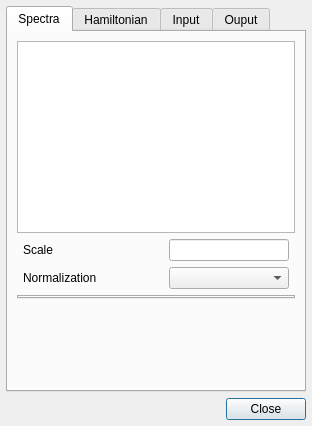
<?xml version="1.0" encoding="UTF-8"?>
<ui version="4.0">
 <class>detailsDialog</class>
 <widget class="QDialog" name="detailsDialog">
  <property name="geometry">
   <rect>
    <x>0</x>
    <y>0</y>
    <width>312</width>
    <height>426</height>
   </rect>
  </property>
  <property name="focusPolicy">
   <enum>Qt::ClickFocus</enum>
  </property>
  <property name="windowTitle">
   <string>Details</string>
  </property>
  <layout class="QVBoxLayout" name="verticalLayout">
   <property name="leftMargin">
    <number>6</number>
   </property>
   <property name="topMargin">
    <number>6</number>
   </property>
   <property name="rightMargin">
    <number>6</number>
   </property>
   <property name="bottomMargin">
    <number>6</number>
   </property>
   <item>
    <widget class="QTabWidget" name="tabWidget">
     <property name="tabPosition">
      <enum>QTabWidget::North</enum>
     </property>
     <property name="currentIndex">
      <number>0</number>
     </property>
     <widget class="QWidget" name="spectraTabWidget">
      <property name="focusPolicy">
       <enum>Qt::ClickFocus</enum>
      </property>
      <attribute name="title">
       <string>Spectra</string>
      </attribute>
      <layout class="QVBoxLayout" name="verticalLayout_5">
       <property name="leftMargin">
        <number>9</number>
       </property>
       <property name="topMargin">
        <number>9</number>
       </property>
       <property name="rightMargin">
        <number>9</number>
       </property>
       <property name="bottomMargin">
        <number>9</number>
       </property>
       <item>
        <widget class="QListView" name="spectraView">
         <property name="sizePolicy">
          <sizepolicy hsizetype="MinimumExpanding" vsizetype="Expanding">
           <horstretch>0</horstretch>
           <verstretch>0</verstretch>
          </sizepolicy>
         </property>
        </widget>
       </item>
       <item>
        <layout class="QGridLayout" name="spectraGridLayout">
         <property name="leftMargin">
          <number>6</number>
         </property>
         <property name="rightMargin">
          <number>6</number>
         </property>
         <item row="0" column="1">
          <widget class="DoubleLineEdit" name="scaleLineEdit">
           <property name="sizePolicy">
            <sizepolicy hsizetype="Preferred" vsizetype="Fixed">
             <horstretch>0</horstretch>
             <verstretch>0</verstretch>
            </sizepolicy>
           </property>
           <property name="maximumSize">
            <size>
             <width>120</width>
             <height>16777215</height>
            </size>
           </property>
           <property name="alignment">
            <set>Qt::AlignRight|Qt::AlignTrailing|Qt::AlignVCenter</set>
           </property>
          </widget>
         </item>
         <item row="0" column="0">
          <widget class="QLabel" name="scaleLabel">
           <property name="sizePolicy">
            <sizepolicy hsizetype="Preferred" vsizetype="Preferred">
             <horstretch>0</horstretch>
             <verstretch>0</verstretch>
            </sizepolicy>
           </property>
           <property name="text">
            <string>Scale</string>
           </property>
          </widget>
         </item>
         <item row="1" column="1">
          <widget class="ComboBox" name="normalizationComboBox"/>
         </item>
         <item row="1" column="0">
          <widget class="QLabel" name="normalizaitonLabel">
           <property name="text">
            <string>Normalization</string>
           </property>
          </widget>
         </item>
        </layout>
       </item>
       <item>
        <widget class="QTabWidget" name="axesTabWidget">
         <property name="sizePolicy">
          <sizepolicy hsizetype="Expanding" vsizetype="Fixed">
           <horstretch>0</horstretch>
           <verstretch>0</verstretch>
          </sizepolicy>
         </property>
         <property name="minimumSize">
          <size>
           <width>240</width>
           <height>0</height>
          </size>
         </property>
         <property name="focusPolicy">
          <enum>Qt::NoFocus</enum>
         </property>
         <property name="currentIndex">
          <number>-1</number>
         </property>
         <property name="movable">
          <bool>true</bool>
         </property>
        </widget>
       </item>
       <item>
        <spacer name="spectraVerticalSpacer">
         <property name="orientation">
          <enum>Qt::Vertical</enum>
         </property>
         <property name="sizeHint" stdset="0">
          <size>
           <width>20</width>
           <height>40</height>
          </size>
         </property>
        </spacer>
       </item>
      </layout>
     </widget>
     <widget class="QWidget" name="hamiltonianTabWidget">
      <property name="focusPolicy">
       <enum>Qt::ClickFocus</enum>
      </property>
      <attribute name="title">
       <string>Hamiltonian</string>
      </attribute>
      <layout class="QVBoxLayout" name="verticalLayout_4">
       <property name="spacing">
        <number>9</number>
       </property>
       <property name="leftMargin">
        <number>9</number>
       </property>
       <property name="topMargin">
        <number>9</number>
       </property>
       <property name="rightMargin">
        <number>9</number>
       </property>
       <property name="bottomMargin">
        <number>9</number>
       </property>
       <item>
        <widget class="QPlainTextEdit" name="hamiltonianText">
         <property name="lineWrapMode">
          <enum>QPlainTextEdit::NoWrap</enum>
         </property>
         <property name="readOnly">
          <bool>true</bool>
         </property>
        </widget>
       </item>
      </layout>
     </widget>
     <widget class="QWidget" name="inputTabWidget">
      <property name="focusPolicy">
       <enum>Qt::ClickFocus</enum>
      </property>
      <attribute name="title">
       <string>Input</string>
      </attribute>
      <layout class="QVBoxLayout" name="verticalLayout_2">
       <property name="spacing">
        <number>9</number>
       </property>
       <property name="leftMargin">
        <number>9</number>
       </property>
       <property name="topMargin">
        <number>9</number>
       </property>
       <property name="rightMargin">
        <number>9</number>
       </property>
       <property name="bottomMargin">
        <number>9</number>
       </property>
       <item>
        <widget class="QPlainTextEdit" name="inputText">
         <property name="lineWrapMode">
          <enum>QPlainTextEdit::NoWrap</enum>
         </property>
         <property name="readOnly">
          <bool>true</bool>
         </property>
        </widget>
       </item>
      </layout>
     </widget>
     <widget class="QWidget" name="outputTabWidget">
      <property name="focusPolicy">
       <enum>Qt::ClickFocus</enum>
      </property>
      <attribute name="title">
       <string>Ouput</string>
      </attribute>
      <layout class="QVBoxLayout" name="verticalLayout_3">
       <property name="spacing">
        <number>9</number>
       </property>
       <property name="leftMargin">
        <number>9</number>
       </property>
       <property name="topMargin">
        <number>9</number>
       </property>
       <property name="rightMargin">
        <number>9</number>
       </property>
       <property name="bottomMargin">
        <number>9</number>
       </property>
       <item>
        <widget class="QPlainTextEdit" name="outputText">
         <property name="lineWrapMode">
          <enum>QPlainTextEdit::NoWrap</enum>
         </property>
        </widget>
       </item>
      </layout>
     </widget>
    </widget>
   </item>
   <item>
    <layout class="QHBoxLayout" name="buttonsHorizontalLayout">
     <item>
      <spacer name="buttonsHorizontalSpacer">
       <property name="orientation">
        <enum>Qt::Horizontal</enum>
       </property>
       <property name="sizeHint" stdset="0">
        <size>
         <width>40</width>
         <height>20</height>
        </size>
       </property>
      </spacer>
     </item>
     <item>
      <widget class="QPushButton" name="closePushButton">
       <property name="text">
        <string>Close</string>
       </property>
      </widget>
     </item>
    </layout>
   </item>
  </layout>
 </widget>
 <customwidgets>
  <customwidget>
   <class>DoubleLineEdit</class>
   <extends>QLineEdit</extends>
   <header>crispy.widgets</header>
  </customwidget>
  <customwidget>
   <class>ComboBox</class>
   <extends>QComboBox</extends>
   <header>crispy.widgets</header>
  </customwidget>
 </customwidgets>
 <resources/>
 <connections/>
</ui>
